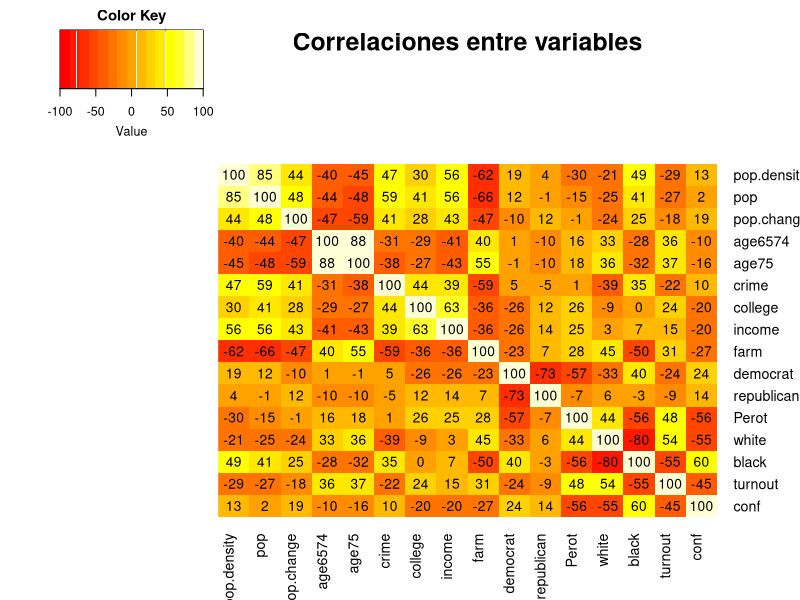
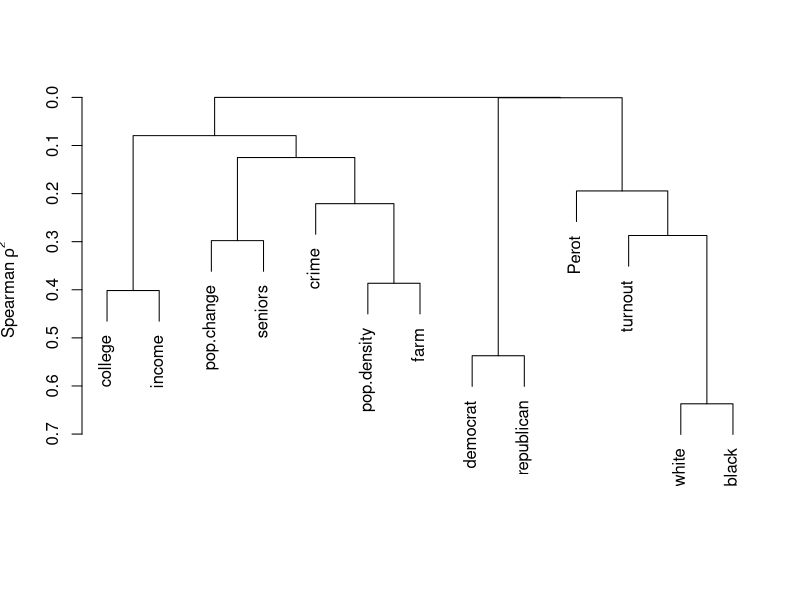
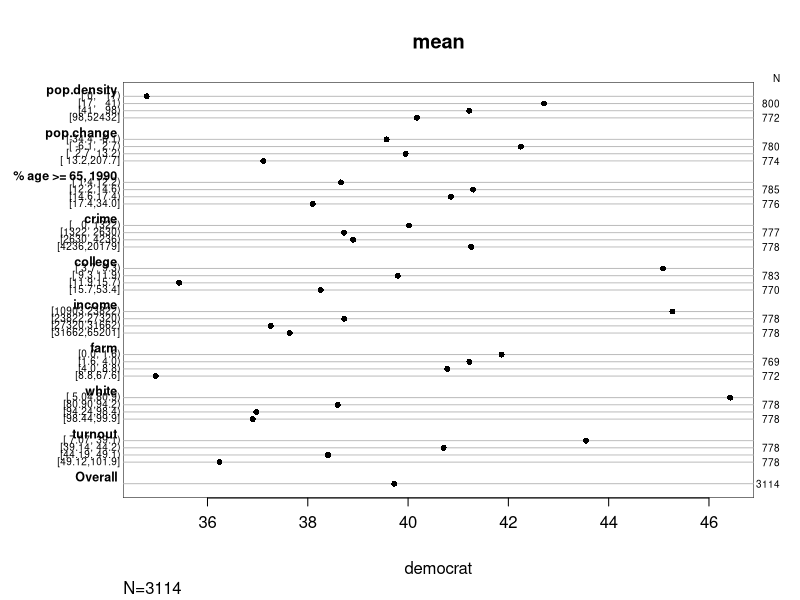
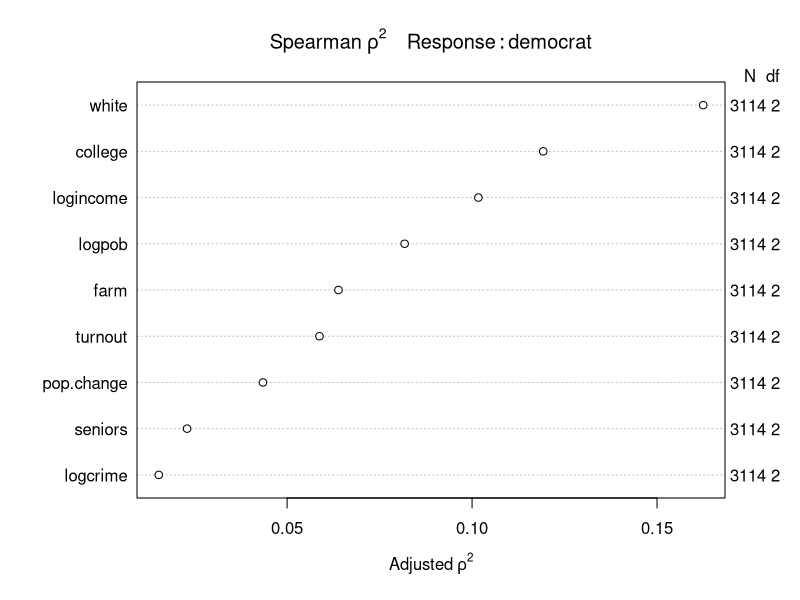

Generate these figures, in order, with R: (Note: this script raises an error after producing the figures.)
#Carga de paquetes
library(gplots)
library(psych)
library(Hmisc)
library(rms)

#Carga los datos#
counties <- read.csv("counties.csv", sep=";")

describe(counties[,-(1:4)]) #función describe del paquete psych o del paquete Hmisc

Corr1 <- round(cor(counties[,-(1:4)], method="spearman")*100)
print(Corr1)

### Genera mapa de calor

generate_heat_map <- function(correlationMatrix, title)
{
  heatmap.2(x = correlationMatrix,    
            cellnote = correlationMatrix,   
            main = title,			
            symm = T,			
            dendrogram="none",		
            Rowv = F,			
            trace="none",			
            density.info="none",		
            notecol="black")		  
}

generate_heat_map(Corr1, "Correlaciones entre variables")

seniors <- counties$age6574 + counties$age75
label(seniors) <- "% age >= 65, 1990"
logpob <- logb(counties$pop.density+1, 10)
label(logpob) <- "log 10 of 1992 pop per 1990 miles^2"
logcrime <- logb(counties$crime+1, 10)
label(logcrime) <- "log 10 of serious crimes per 100,000 1991"
logincome <- logb(counties$income, 10)
label(logincome) <- "log 10 of median family income, 1989 dollars"

dd <- datadist(counties)
dd <- datadist(dd, seniors, logpob, logcrime, logincome)
options(datadist='dd')

v <- varclus(~ pop.density + pop.change + seniors + crime + college +
                income + farm + democrat + republican + Perot +
                white + black + turnout, data=counties)
plot(v)

s <- summary(democrat ~ pop.density + pop.change + seniors + crime + college +
                income + farm + white + turnout, data=counties)
plot(s, cex.labels=.6)

s <- spearman2(democrat ~ logpob + pop.change + seniors + logcrime +
                college + logincome + farm + white + turnout,
                data=counties, p=2)
plot(s)

# Modelo con interacción restringida entre college*income
f <- ols(democrat ~ rcs(logpob,4) + rcs(pop.change,3) +
                rcs(seniors,3) + logcrime + rcs(college,5) + rcs(logincome,4) +
                rcs(college,5) %ia% rcs(logincome,4) +
                rcs(farm,3) + rcs(white,5) + rcs(turnout,3), data=counties)
#latex(f)

r <- resid(f)
xYplot(r ~ fitted(f), method='quantile', nx=200,
       ylim=c(-10,10), xlim=c(20,60),
       abline=list(h=0, lwd=.5, lty=2),
       aspect='fill')

p1 = xYplot(r ~ white, method='quantile', nx=200,
            ylim=c(-10,10), xlim=c(40,100),
            abline=list(h=0, lwd=.5, lty=2),
            aspect='fill', data=counties)

p2 = xYplot(r ~ logpob, method="quantile", nx=200,
            ylim=c(-10,10), xlim=c(0,3.5),
            abline=list(h=0, lwd=.5, lty=2),
            "fill", data=counties)

print(p1, split=c(1,1,1,2), more=T)
print(p2, split=c(1,2,1,2), more=T)

qqmath(~r | cut2(logpob,g=4))

# Modelo con interacciones todo * todo
f2 <- ols(democrat ~ (rcs(logpob,4) + rcs(pop.change,3) +
                       rcs(seniors,3) + logcrime + rcs(college,5) + rcs(logincome,4) +
                       rcs(farm,3) + rcs(white,5) + rcs(turnout,3))^2, data=counties)

lm(f2)
f$stats # R2 = 0.5085956 
f2$stats # R2 = 0.6164077

g <- update(f, x=T)
w <- which.influence(g, 0.3)
dffits <- resid(g, 'dffits')
show.influence(w, data.frame(counties, logpob, seniors, logincome, dffits),
               report=c('democrat','dffits'), id=counties$county)

an <- anova(f, tol=1e-13)
an
plot(an, what='partial R2')

incomes <- seq(22900, 32800, length=4)
show.pts <- function(college.pts, income.pt) {
  s = abs(income - income.pt) < 1650
  x = college[s]
  x = sort(x[!is.na(x)])
  n = length(x)
  low = x[10]; high = x[n-9]
  college.pts >= low & college.pts <= high
}

plot(Predict(f, college=NA, logincome=incomes, conf.int=F))

plot(Predict(f))

s <- summary(f)
options(digits=4)
plot(s)

f <- Newlabels(f, list(turnout='voter turnout (%)'))
nomogram(f, interact=list(income=incomes),
         turnout=seq(30,100,by=10),
         lplabel='estimated % voting Democratic',
         cex.var=.8, cex.axis=.75)

plot(nomogram(f, interact=list(logincome=incomes), turnout=seq(30,100,10)))

attach(counties)
plot(counties$state, counties$democrat, main="Distribución del voto:", 
     xlab="Estados de EEUU ", ylab="Voto demócrata ", pch=19)

attach(counties)
plot(counties$democrat, counties$state, main="Gráfico de dispersión", 
     xlab="Democrata ", ylab="Republicano ", pch=19)

model.logistic <- glm(counties$democrat~counties$logcrime+counties$logincome, family=binomial("logit"))

plot(counties$democrat ~ counties$conf)
plot(counties$income ~ counties$college)

plot(lm(counties$democrat ~ counties$black))
abline(lm(counties$democrat ~ counties$white))

f <- ols(democrat ~ logpob + pop.change + logincome + farm + white + turnout + state, data=counties)
f$stats
lm(f)
latex(f)
